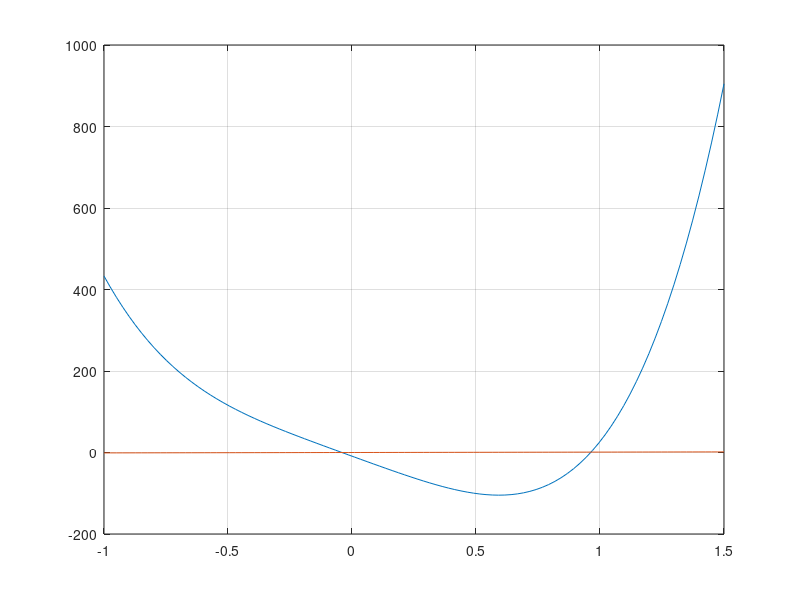
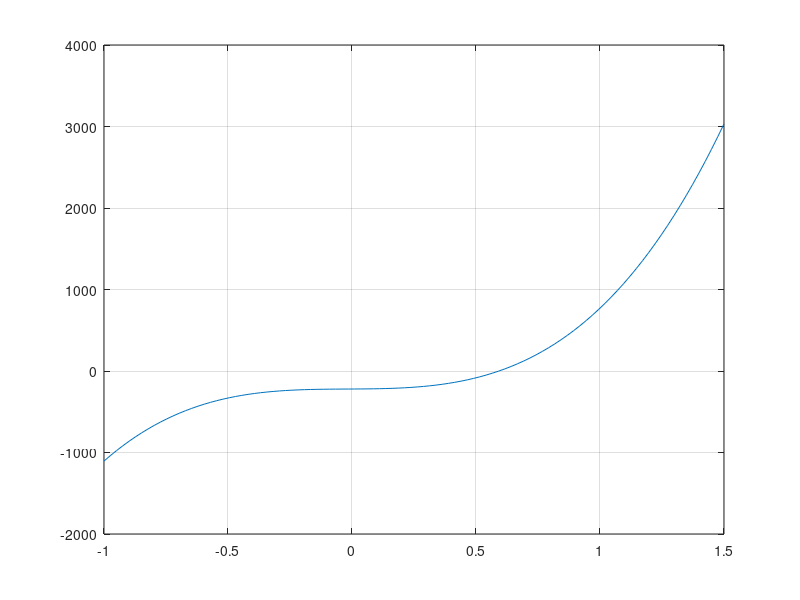
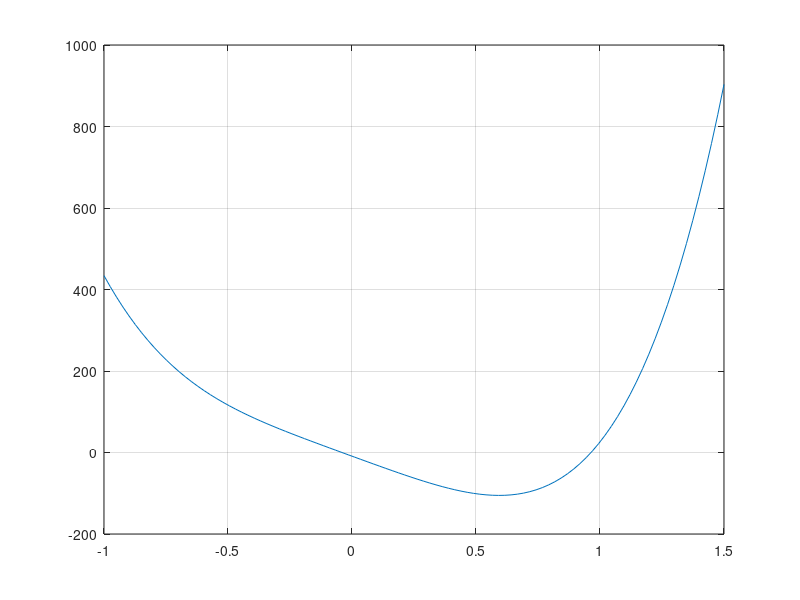

Here is the MATLAB script that generated these plots, in order: (Note: this script raises an error after producing the figures.)
clear all;clc
format long

P = @(x) 230*x.^4+18*x.^3+9*x.^2-221*x-9;
dP = @(x) 920*x.^3+54*x.^2+18*x-221;
Px = @(x) 230*x.^4+18*x.^3+9*x.^2-221*x-9-x;

xl = linspace(-1,1.5,100);

y = @(x) x;
figure(1)
plot(xl,P(xl),xl,y(xl))
grid on;

figure(2)
plot(xl,dP(xl))
grid on;

figure(3)
plot(xl,Px(xl))
grid on;

disp("Raiz 1")
[x1,h1,it1] = biseccion(P,-0.5,0.5,100,1e-6)
disp("\nRaiz 2")
[x2,h2,it2] = biseccion(P,0.5,1,100,1e-6)

disp("\nEl valor minimo se alcanza en")
[xMin,hMin,itMin] = biseccion(dP,0.5,0.7,100,1e-6)
disp("\nEl valor minimo es")
P(xMin)

disp("\nLa funcion P tiene puntos fijos en")
[p1,h1,itp1] = biseccion(Px,-0.5,0.5,100,1e-6)
disp("\n")
[p2,h2,itp2] = biseccion(Px,0.5,1.5,100,1e-6)

#{
p1
P(p1)

p2
P(p2)
#}
